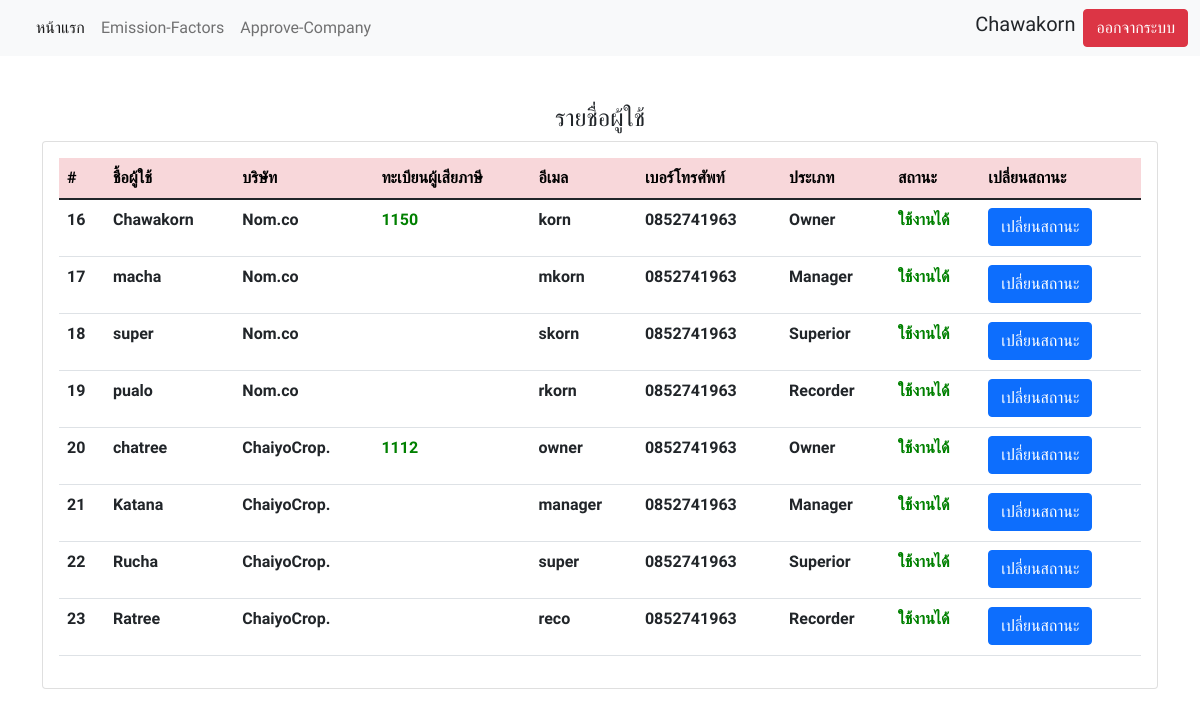
The app's page /Admin/index.php (signed in) with its own data.
### tables this page shows
CREATE TABLE `tb_users` (
  `user_id` int(11) NOT NULL,
  `user_fullname` varchar(55) DEFAULT NULL,
  `company_id` int(12) DEFAULT NULL,
  `user_email` varchar(55) DEFAULT NULL,
  `user_password` varchar(45) DEFAULT NULL,
  `user_taxpayer` varchar(55) DEFAULT NULL,
  `user_telephone` varchar(10) DEFAULT NULL,
  `user_type` varchar(45) DEFAULT NULL,
  `user_approved` varchar(45) DEFAULT NULL,
  `user_status` varchar(45) DEFAULT '0'
);

CREATE TABLE `tb_company` (
  `company_id` int(11) NOT NULL,
  `company_name` varchar(45) DEFAULT NULL,
  `status` int(11) NOT NULL
);

### Admin/index.php (the view, shortened to what this page needs)
<!DOCTYPE html>
<html lang="en">
<head>
    <link href="https://cdnjs.cloudflare.com/ajax/libs/font-awesome/5.15.1/css/all.min.css" rel="stylesheet" />
    <link href="https://cdn.jsdelivr.net/npm/bootstrap@5.1.3/dist/css/bootstrap.min.css" rel="stylesheet">
</head>
<body>
    <?php include "navbar.php" ?>
    <br><br>
    <center><h4>รายชื่อผู้ใช้</h4></center>
    <?php if (isset($_SESSION['admin_user'])) { ?>
        <?php
        include('conn.php');
        $sql = "SELECT * FROM `tb_users`
        join tb_company on tb_company.company_id = tb_users.company_id
        ";
        $stmt = $conn->query($sql); ?>
        <div class="container">
            <div class="card">
                <div class="card-body">
                    <table class="table">
                        <thead>
                            <tr class="table-danger">
                                <th scope="col">#</th>
                                <th scope="col">ชื้อผู้ใช้</th>
                                <th scope="col">บริษัท</th>
                                <th scope="col">ทะเบียนผู้เสียภาษี</th>
                                <th scope="col">อีเมล</th>
                                <th scope="col">เบอร์โทรศัพท์</th>
                                <th scope="col">ประเภท</th>
                                <th scope="col">สถานะ</th>
                                <th scope="col">เปลี่ยนสถานะ</th>
                            </tr>
                        </thead>
                        <tbody>
                            <?php while ($result = $stmt->fetch(PDO::FETCH_ASSOC)) { ?>
                                <tr>
                                    <th  scope="row"><?php echo $result['user_id']; ?></th>
                                    <th  scope="row"><?php echo $result['user_fullname']; ?></th>
                                    <th scope="row"><?php echo $result['company_name']; ?></th>
                                    <th scope="row"><?php
                                    if($result['user_taxpayer']){
                                        echo "<p style='color:green'>",$result['user_taxpayer'],"</p>";
                                    }
                                    else{
                                        echo " ";
                                    }
                                        ?></th>
                                    <th  scope="row"><?php echo $result['user_email']; ?></th>
                                    <th scope="row"><?php echo $result['user_telephone']; ?></th>
                                    <th  scope="row">
                                    <?php if($result['user_type'] == "1"){
                                        echo "<p>Manager</p>";
                                    }
                                   else if($result['user_type'] == "2"){
                                        echo "<p>Superior</p>";
                                    }
                                    else if($result['user_type'] == "3"){
                                        echo "<p>Recorder</p>";
                                    }
                                    else if($result['user_type'] == "4"){
                                        echo "<p>Owner</p>";
                                    }
                                   ?>
                                </th>
                                <th scope="row"><?php
                                if($result['user_status'] == "1"){
                                        echo "<p style='color:green'>ใช้งานได้</p>";
                                    } else{
                                        echo "<p style='color:red'>ใช้งานไม่ได้</p>";
                                    }
                                    ?>
                                    </th>
                                    <th  scope="row"><button type="button" class="btn btn-primary" data-bs-toggle="modal" data-bs-target="#id_id<?php echo $result['user_id']; ?>">
                                            เปลี่ยนสถานะ
                                        </button></th>
                                </tr>
                            <?php } ?>
                        </tbody>
                    </table>
                </div>
            </div>
        </div>
    <?php } else {
        header('Location: login.php ');
    }
    ?>
</body>
</html>

### Admin/index.php (style rules this page uses)
body { font-family: 'Prompt', sans-serif; }

### records on screen
tb_users: user_id "16", user_fullname "Chawakorn", company.company_name "Nom.co", user_taxpayer "1150", user_email "korn", user_telephone "0852741963", user_type "Owner", user_status "ใช้งานได้"
tb_users: user_id "17", user_fullname "macha", company.company_name "Nom.co", user_email "mkorn", user_telephone "0852741963", user_type "Manager", user_status "ใช้งานได้"
tb_users: user_id "18", user_fullname "super", company.company_name "Nom.co", user_email "skorn", user_telephone "0852741963", user_type "Superior", user_status "ใช้งานได้"
tb_users: user_id "19", user_fullname "pualo", company.company_name "Nom.co", user_email "rkorn", user_telephone "0852741963", user_type "Recorder", user_status "ใช้งานได้"
tb_users: user_id "20", user_fullname "chatree", company.company_name "ChaiyoCrop.", user_taxpayer "1112", user_email "owner", user_telephone "0852741963", user_type "Owner", user_status "ใช้งานได้"
tb_users: user_id "21", user_fullname "Katana", company.company_name "ChaiyoCrop.", user_email "manager", user_telephone "0852741963", user_type "Manager", user_status "ใช้งานได้"
tb_users: user_id "22", user_fullname "Rucha", company.company_name "ChaiyoCrop.", user_email "super", user_telephone "0852741963", user_type "Superior", user_status "ใช้งานได้"
tb_users: user_id "23", user_fullname "Ratree", company.company_name "ChaiyoCrop.", user_email "reco", user_telephone "0852741963", user_type "Recorder", user_status "ใช้งานได้"

### other values on screen
$_SESSION['admin_user'] "Chawakorn"
